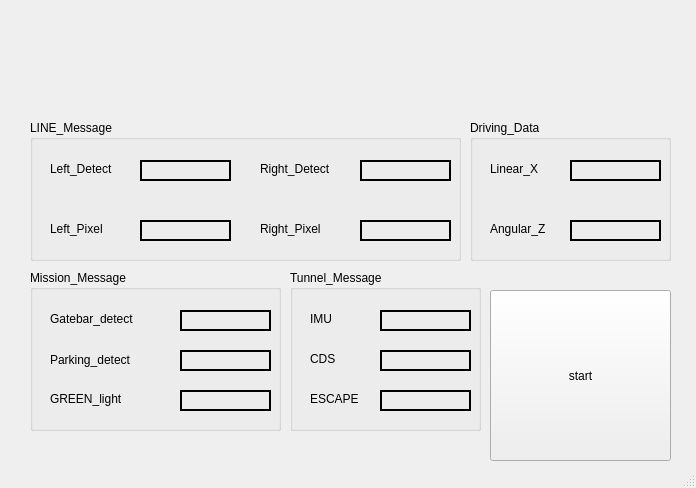
<?xml version="1.0" encoding="UTF-8"?>
<ui version="4.0">
 <class>MainWindow</class>
 <widget class="QMainWindow" name="MainWindow">
  <property name="geometry">
   <rect>
    <x>0</x>
    <y>0</y>
    <width>696</width>
    <height>488</height>
   </rect>
  </property>
  <property name="windowTitle">
   <string notr="true">tledakbot_master</string>
  </property>
  <property name="windowIcon">
   <iconset resource="../resources/image.qrc">
    <normaloff>:/new/prefix1/image/ROS_cat.png</normaloff>:/new/prefix1/image/ROS_cat.png</iconset>
  </property>
  <widget class="QWidget" name="centralwidget">
   <widget class="QGroupBox" name="groupBox">
    <property name="geometry">
     <rect>
      <x>30</x>
      <y>120</y>
      <width>431</width>
      <height>141</height>
     </rect>
    </property>
    <property name="title">
     <string>LINE_Message</string>
    </property>
    <property name="alignment">
     <set>Qt::AlignLeading|Qt::AlignLeft|Qt::AlignTop</set>
    </property>
    <property name="flat">
     <bool>false</bool>
    </property>
    <widget class="QLabel" name="label_5">
     <property name="geometry">
      <rect>
       <x>230</x>
       <y>40</y>
       <width>101</width>
       <height>17</height>
      </rect>
     </property>
     <property name="text">
      <string>Right_Detect</string>
     </property>
    </widget>
    <widget class="QLabel" name="label">
     <property name="geometry">
      <rect>
       <x>230</x>
       <y>100</y>
       <width>81</width>
       <height>17</height>
      </rect>
     </property>
     <property name="text">
      <string>Right_Pixel</string>
     </property>
    </widget>
    <widget class="QLabel" name="label_right_pixel">
     <property name="geometry">
      <rect>
       <x>330</x>
       <y>100</y>
       <width>91</width>
       <height>21</height>
      </rect>
     </property>
     <property name="frameShape">
      <enum>QFrame::Box</enum>
     </property>
     <property name="lineWidth">
      <number>2</number>
     </property>
     <property name="text">
      <string/>
     </property>
    </widget>
    <widget class="QLabel" name="label_right_detect">
     <property name="geometry">
      <rect>
       <x>330</x>
       <y>40</y>
       <width>91</width>
       <height>21</height>
      </rect>
     </property>
     <property name="frameShape">
      <enum>QFrame::Box</enum>
     </property>
     <property name="lineWidth">
      <number>2</number>
     </property>
     <property name="text">
      <string/>
     </property>
    </widget>
    <widget class="QLabel" name="label_6">
     <property name="geometry">
      <rect>
       <x>20</x>
       <y>40</y>
       <width>91</width>
       <height>17</height>
      </rect>
     </property>
     <property name="text">
      <string>Left_Detect</string>
     </property>
    </widget>
    <widget class="QLabel" name="label_left_pixel">
     <property name="geometry">
      <rect>
       <x>110</x>
       <y>100</y>
       <width>91</width>
       <height>21</height>
      </rect>
     </property>
     <property name="frameShape">
      <enum>QFrame::Box</enum>
     </property>
     <property name="lineWidth">
      <number>2</number>
     </property>
     <property name="text">
      <string/>
     </property>
    </widget>
    <widget class="QLabel" name="label_left_detect">
     <property name="geometry">
      <rect>
       <x>110</x>
       <y>40</y>
       <width>91</width>
       <height>21</height>
      </rect>
     </property>
     <property name="frameShape">
      <enum>QFrame::Box</enum>
     </property>
     <property name="lineWidth">
      <number>2</number>
     </property>
     <property name="text">
      <string/>
     </property>
    </widget>
    <widget class="QLabel" name="label_7">
     <property name="geometry">
      <rect>
       <x>20</x>
       <y>100</y>
       <width>81</width>
       <height>17</height>
      </rect>
     </property>
     <property name="text">
      <string>Left_Pixel</string>
     </property>
    </widget>
   </widget>
   <widget class="QGroupBox" name="groupBox_2">
    <property name="geometry">
     <rect>
      <x>470</x>
      <y>120</y>
      <width>201</width>
      <height>141</height>
     </rect>
    </property>
    <property name="title">
     <string>Driving_Data</string>
    </property>
    <widget class="QLabel" name="label_linear_x">
     <property name="geometry">
      <rect>
       <x>100</x>
       <y>40</y>
       <width>91</width>
       <height>21</height>
      </rect>
     </property>
     <property name="frameShape">
      <enum>QFrame::Box</enum>
     </property>
     <property name="lineWidth">
      <number>2</number>
     </property>
     <property name="text">
      <string/>
     </property>
    </widget>
    <widget class="QLabel" name="label_8">
     <property name="geometry">
      <rect>
       <x>20</x>
       <y>40</y>
       <width>101</width>
       <height>17</height>
      </rect>
     </property>
     <property name="text">
      <string>Linear_X</string>
     </property>
    </widget>
    <widget class="QLabel" name="label_9">
     <property name="geometry">
      <rect>
       <x>20</x>
       <y>100</y>
       <width>81</width>
       <height>17</height>
      </rect>
     </property>
     <property name="text">
      <string>Angular_Z</string>
     </property>
    </widget>
    <widget class="QLabel" name="label_angular_z">
     <property name="geometry">
      <rect>
       <x>100</x>
       <y>100</y>
       <width>91</width>
       <height>21</height>
      </rect>
     </property>
     <property name="frameShape">
      <enum>QFrame::Box</enum>
     </property>
     <property name="lineWidth">
      <number>2</number>
     </property>
     <property name="text">
      <string/>
     </property>
    </widget>
   </widget>
   <widget class="QPushButton" name="pushButton">
    <property name="geometry">
     <rect>
      <x>490</x>
      <y>290</y>
      <width>181</width>
      <height>171</height>
     </rect>
    </property>
    <property name="text">
     <string>start</string>
    </property>
   </widget>
   <widget class="QLabel" name="label_2">
    <property name="geometry">
     <rect>
      <x>30</x>
      <y>20</y>
      <width>231</width>
      <height>81</height>
     </rect>
    </property>
    <property name="text">
     <string/>
    </property>
    <property name="pixmap">
     <pixmap resource="../resources/image.qrc">:/new/prefix1/image/turtlebot_logo.png</pixmap>
    </property>
   </widget>
   <widget class="QGroupBox" name="groupBox_3">
    <property name="geometry">
     <rect>
      <x>30</x>
      <y>270</y>
      <width>251</width>
      <height>161</height>
     </rect>
    </property>
    <property name="title">
     <string>Mission_Message</string>
    </property>
    <widget class="QLabel" name="label_parking_sign">
     <property name="geometry">
      <rect>
       <x>150</x>
       <y>80</y>
       <width>91</width>
       <height>21</height>
      </rect>
     </property>
     <property name="frameShape">
      <enum>QFrame::Box</enum>
     </property>
     <property name="lineWidth">
      <number>2</number>
     </property>
     <property name="text">
      <string/>
     </property>
    </widget>
    <widget class="QLabel" name="label_15">
     <property name="geometry">
      <rect>
       <x>20</x>
       <y>80</y>
       <width>111</width>
       <height>20</height>
      </rect>
     </property>
     <property name="text">
      <string>Parking_detect</string>
     </property>
     <property name="alignment">
      <set>Qt::AlignLeading|Qt::AlignLeft|Qt::AlignVCenter</set>
     </property>
    </widget>
    <widget class="QLabel" name="label_14">
     <property name="geometry">
      <rect>
       <x>20</x>
       <y>120</y>
       <width>91</width>
       <height>17</height>
      </rect>
     </property>
     <property name="text">
      <string>GREEN_light</string>
     </property>
     <property name="alignment">
      <set>Qt::AlignLeading|Qt::AlignLeft|Qt::AlignVCenter</set>
     </property>
    </widget>
    <widget class="QLabel" name="label_traffic_green">
     <property name="geometry">
      <rect>
       <x>150</x>
       <y>120</y>
       <width>91</width>
       <height>21</height>
      </rect>
     </property>
     <property name="frameShape">
      <enum>QFrame::Box</enum>
     </property>
     <property name="lineWidth">
      <number>2</number>
     </property>
     <property name="text">
      <string/>
     </property>
    </widget>
   </widget>
   <widget class="QLabel" name="label_gatebar_detect">
    <property name="geometry">
     <rect>
      <x>180</x>
      <y>310</y>
      <width>91</width>
      <height>21</height>
     </rect>
    </property>
    <property name="frameShape">
     <enum>QFrame::Box</enum>
    </property>
    <property name="lineWidth">
     <number>2</number>
    </property>
    <property name="text">
     <string/>
    </property>
   </widget>
   <widget class="QLabel" name="label_11">
    <property name="geometry">
     <rect>
      <x>50</x>
      <y>310</y>
      <width>111</width>
      <height>17</height>
     </rect>
    </property>
    <property name="text">
     <string>Gatebar_detect</string>
    </property>
    <property name="textFormat">
     <enum>Qt::AutoText</enum>
    </property>
   </widget>
   <widget class="QGroupBox" name="groupBox_6">
    <property name="geometry">
     <rect>
      <x>290</x>
      <y>270</y>
      <width>191</width>
      <height>161</height>
     </rect>
    </property>
    <property name="title">
     <string>Tunnel_Message</string>
    </property>
    <widget class="QLabel" name="label_10">
     <property name="geometry">
      <rect>
       <x>20</x>
       <y>80</y>
       <width>81</width>
       <height>17</height>
      </rect>
     </property>
     <property name="text">
      <string>CDS</string>
     </property>
    </widget>
    <widget class="QLabel" name="label_cds">
     <property name="geometry">
      <rect>
       <x>90</x>
       <y>80</y>
       <width>91</width>
       <height>21</height>
      </rect>
     </property>
     <property name="frameShape">
      <enum>QFrame::Box</enum>
     </property>
     <property name="lineWidth">
      <number>2</number>
     </property>
     <property name="text">
      <string/>
     </property>
    </widget>
    <widget class="QLabel" name="label_17">
     <property name="geometry">
      <rect>
       <x>20</x>
       <y>120</y>
       <width>81</width>
       <height>17</height>
      </rect>
     </property>
     <property name="text">
      <string>ESCAPE</string>
     </property>
    </widget>
    <widget class="QLabel" name="label_tunnel_detect">
     <property name="geometry">
      <rect>
       <x>90</x>
       <y>120</y>
       <width>91</width>
       <height>21</height>
      </rect>
     </property>
     <property name="frameShape">
      <enum>QFrame::Box</enum>
     </property>
     <property name="lineWidth">
      <number>2</number>
     </property>
     <property name="text">
      <string/>
     </property>
    </widget>
    <widget class="QLabel" name="label_imu">
     <property name="geometry">
      <rect>
       <x>90</x>
       <y>40</y>
       <width>91</width>
       <height>21</height>
      </rect>
     </property>
     <property name="frameShape">
      <enum>QFrame::Box</enum>
     </property>
     <property name="lineWidth">
      <number>2</number>
     </property>
     <property name="text">
      <string/>
     </property>
    </widget>
    <widget class="QLabel" name="label_18">
     <property name="geometry">
      <rect>
       <x>20</x>
       <y>40</y>
       <width>81</width>
       <height>17</height>
      </rect>
     </property>
     <property name="text">
      <string>IMU</string>
     </property>
    </widget>
   </widget>
  </widget>
  <widget class="QStatusBar" name="statusbar"/>
 </widget>
 <resources>
  <include location="../resources/image.qrc"/>
 </resources>
 <connections/>
</ui>
